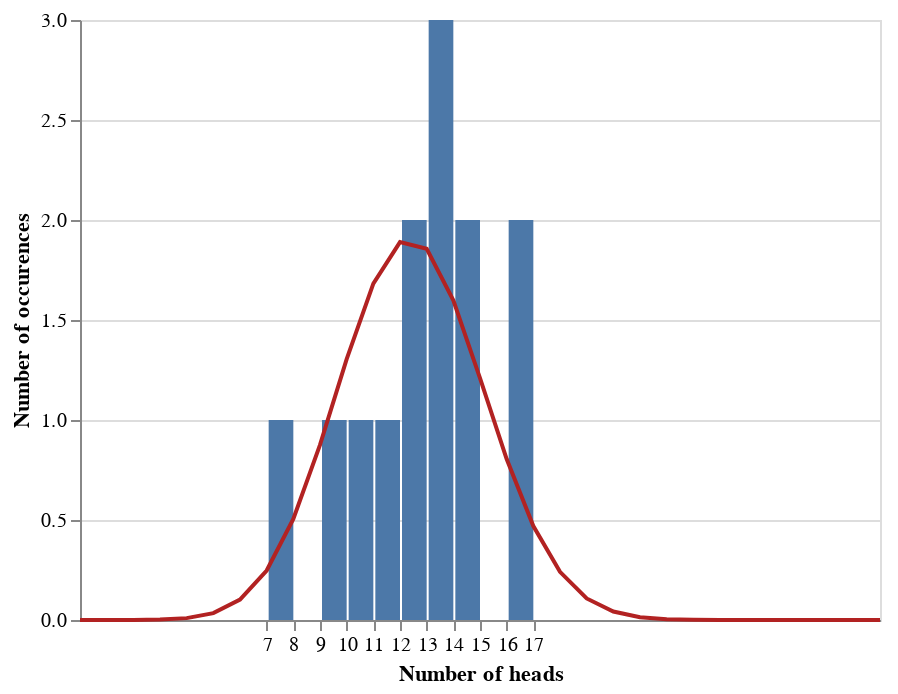

Notebook source saved alongside this figure:
### Markdown cell above
**Answer** The coin no longer seems to be fair now. The value of the null hypothesis lies outside of the 95% confidence interval. We have enough evidence (at alpha = 0.05) to reject the null hypothesis that the coin is fair.

### Code cell
k_vals = range(0,31)
k_probs = [num_people_clean * stats.binom.pmf(k = k, n = num_flips, p = 0.415) for k in k_vals]
binom_dist_df = pd.DataFrame({"value": k_vals,
                              "prob": k_probs})

fig_2_a = (alt
           .Chart(head_counts_clean)
           .mark_bar()
           .encode(alt.X("outcome:Q",
                         bin = alt.BinParams(step = 1),
                         title = "Number of heads"),
                   y = alt.Y("count()",
                            title = "Number of occurences")))

fig_2_b = (alt
           .Chart(binom_dist_df)
           .mark_line(color= "firebrick")
           .encode(x = "value", y = "prob"))

fig_2_a + fig_2_b

### Figure 1 — Vega-Lite specification as saved in the notebook (floating-point values rounded to 4 significant figures)
{"config": {"view": {"continuousWidth": 400, "continuousHeight": 300}}, "layer": [{"data": {"name": "data-651c4f148c5a2518b55f662c52a2ece8"}, "mark": "bar", "encoding": {"x": {"type": "quantitative", "bin": {"step": 1}, "field": "outcome", "title": "Number of heads"}, "y": {"type": "quantitative", "aggregate": "count", "title": "Number of occurences"}}}, {"data": {"name": "data-ab22dc75b6d2ed234cd27ae96f358227"}, "mark": {"type": "line", "color": "firebrick"}, "encoding": {"x": {"type": "quantitative", "field": "value"}, "y": {"type": "quantitative", "field": "prob"}}}], "$schema": "https://vega.github.io/schema/vega-lite/v4.8.1.json", "datasets": {"data-651c4f148c5a2518b55f662c52a2ece8": [{"outcome": 9, "name": 0}, {"outcome": 13, "name": 1}, {"outcome": 17, "name": 2}, {"outcome": 17, "name": 3}, {"outcome": 14, "name": 4}, {"outcome": 7, "name": 5}, {"outcome": 13, "name": 6}, {"outcome": 13, "name": 7}, {"outcome": 12, "name": 8}, {"outcome": 14, "name": 9}, {"outcome": 10, "name": 10}, {"outcome": 11, "name": 11}, {"outcome": 12, "name": 12}], "data-ab22dc75b6d2ed234cd27ae96f358227": [{"value": 0, "prob": 1.345e-06}, {"value": 1, "prob": 2.862e-05}, {"value": 2, "prob": 0.0002944}, {"value": 3, "prob": 0.001949}, {"value": 4, "prob": 0.009333}, {"value": 5, "prob": 0.03443}, {"value": 6, "prob": 0.1018}, {"value": 7, "prob": 0.2475}, {"value": 8, "prob": 0.5048}, {"value": 9, "prob": 0.8754}, {"value": 10, "prob": 1.304}, {"value": 11, "prob": 1.682}, {"value": 12, "prob": 1.889}, {"value": 13, "prob": 1.856}, {"value": 14, "prob": 1.599}, {"value": 15, "prob": 1.21}, {"value": 16, "prob": 0.8045}, {"value": 17, "prob": 0.47}, {"value": 18, "prob": 0.2408}, {"value": 19, "prob": 0.1079}, {"value": 20, "prob": 0.0421}, {"value": 21, "prob": 0.01422}, {"value": 22, "prob": 0.004127}, {"value": 23, "prob": 0.001018}, {"value": 24, "prob": 0.0002107}, {"value": 25, "prob": 3.587e-05}, {"value": 26, "prob": 4.894e-06}, {"value": 27, "prob": 5.143e-07}, {"value": 28, "prob": 3.909e-08}, {"value": 29, "prob": 1.913e-09}, {"value": 30, "prob": 4.523e-11}]}}
